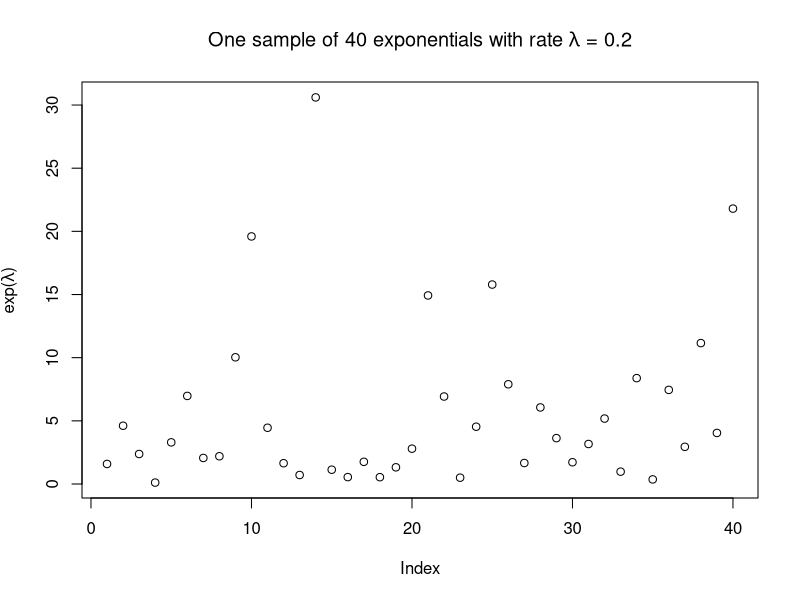
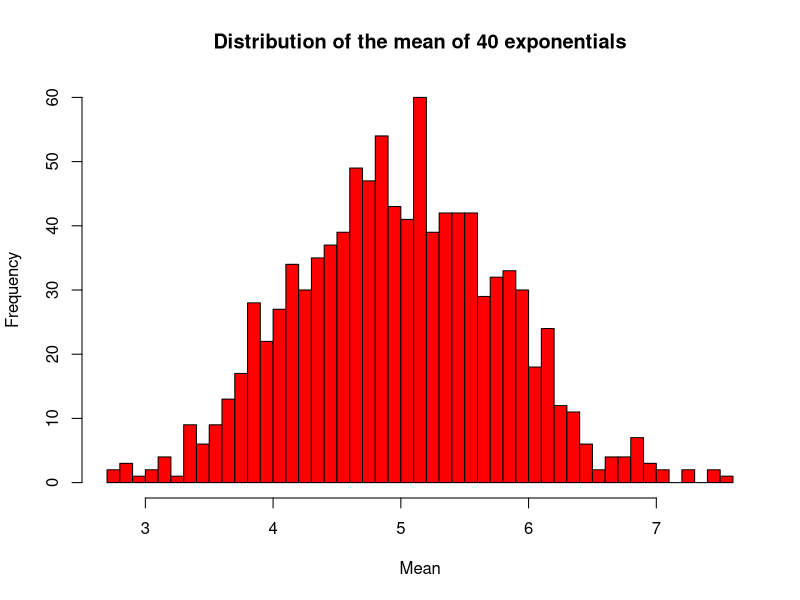
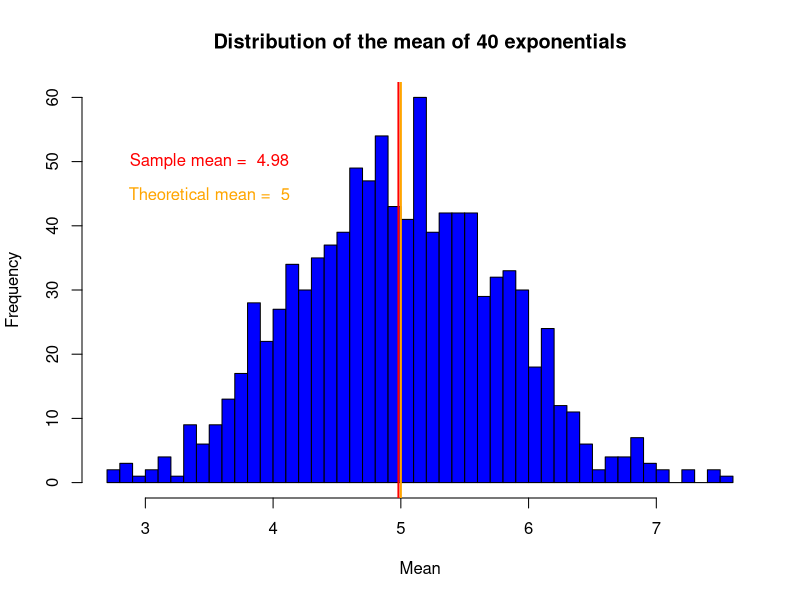
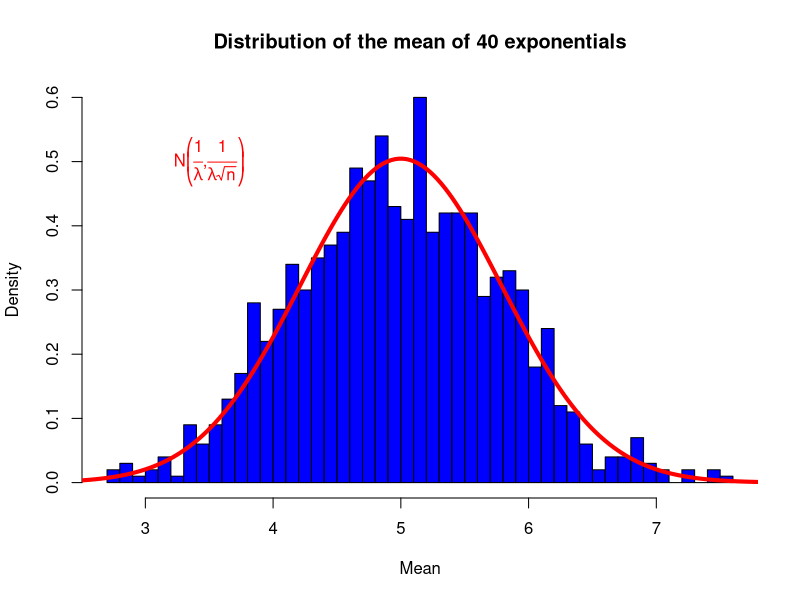

The R script that drew these images, in order:
## ---- chunk 1
library(lubridate)
library(ggplot2)
Sys.setlocale("LC_TIME", "English")
## ---- chunk 2
set.seed(1984) #Set the seed
lambda <- 0.2 #Set the exponential rate parameter
n <- 40 #Set the number of exponentials
sim <- 1000 #Set the number of simulations

## ---- chunk 3
plot(rexp(n,lambda),
     main=expression(paste("One sample of 40 exponentials with rate ", lambda, " = 0.2")),
     ylab=expression(paste("exp(", lambda, ")")))
## ---- chunk 4
means <- NULL
vars <- NULL
for (i in 1 : sim){
        x <- rexp(n,lambda)
        means <- c(means, mean(x))
        vars <- c(vars, var(x))
}
hist(means,col="red",breaks=40,
     main="Distribution of the mean of 40 exponentials",
     xlab="Mean")
## ---- chunk 5
hist(means, col="blue",breaks=40,
     main="Distribution of the mean of 40 exponentials",
     xlab="Mean")
abline(v=mean(means), lwd="2", col="red")
abline(v=1/lambda, lwd="2", col="orange")
text(3.5,50,paste("Sample mean = ", round(mean(means),2)),col="red")
text(3.5,45,paste("Theoretical mean = ", 1/lambda),col="orange")
## ---- chunk 6
print(round(mean(vars),2))
## ---- chunk 7
print((1/lambda)^2)
## ---- chunk 8
hist(means,col="blue",breaks=40,
     main="Distribution of the mean of 40 exponentials",
     xlab="Mean",freq=FALSE)
x <- seq(-3,3,length=1000)*(1/lambda) + (1/lambda)
y <- dnorm(x,1/lambda,(1/lambda)/sqrt(n))
lines(x,y,lwd=4,col="red")
text(3.5,.5,expression(paste("N",bgroup("(",paste(frac(1,lambda),",",frac(1,lambda*sqrt(n))),")"))),col="red")
